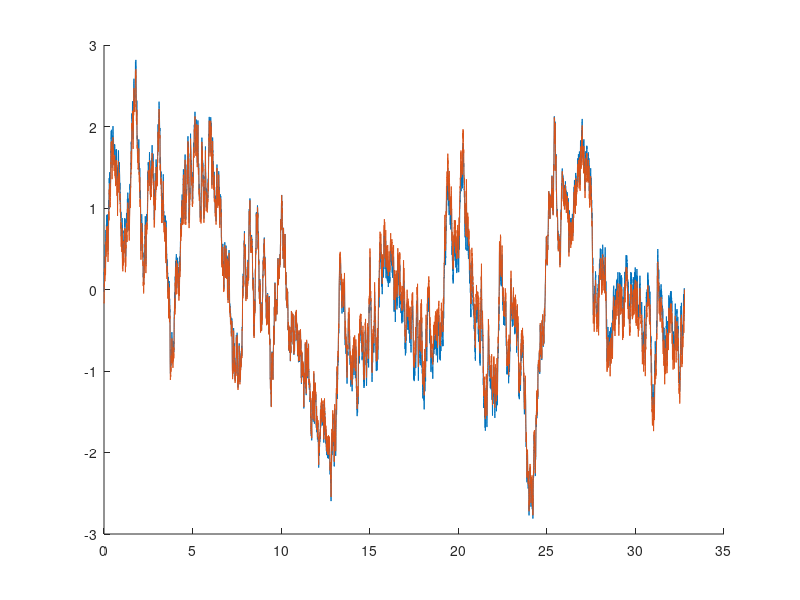

This chart was generated by the following MATLAB code: (Note: this script raises an error after producing the figure.)
clc
close all
clear all
% rng(1)
% This is a test about generating correlated noise with given correlation
% function gamma

%%
a = 1;
R = @(x) exp(-abs(x)*a);
S = @(w) 1/(2*pi)*2*a./(w.^2 + a^2);

wu = 636.6192;
N = 3321;
dw = wu/N;
wgrid = (0:dw:wu-dw)';

M = 16384;
assert(M > 2*N, 'M has to be larger than 2N')
dt = 0.002;
tgrid = 0:dt:M*dt;


%% plot
% wgrid_plot = linspace(-20, 20, 1000);
% L = 20;
% dt = 0.01;
% tgrid_plot = -L:dt:L;
% figure;
% subplot(121)
% plot(tgrid_plot, R(tgrid_plot));
% xlim([-5, 5])
% subplot(122)
% plot(wgrid_plot, S(wgrid_plot));
% % xlim([0, 20])



%%
phi_seq = rand(N, 1)*2*pi;

A_seq = zeros(N, 1);
for n = 2:N
    A_seq(n) = sqrt(2*S((n-1)*dw)*dw);
end




f = zeros(M+1, 1);
for m = 1:M
%     phi_seq = rand(N, 1)*2*pi;
    cos_seq = cos(wgrid*(m-1)*dt + phi_seq);
    f(m) = sqrt(2)*sum(A_seq.*cos_seq);
end
% 
% 
%%
A_seq_hat = zeros(N, 1);
for n = 2:N
    A_seq_hat(n) = sqrt(2*S(wgrid(n))*dw);
end
A_seq_hat(2) = sqrt((2*S(dw)+ 4/3*S(0))*dw);
A_seq_hat(3) = sqrt((2*S(2*dw)- 1/3*S(0))*dw);



f1 = zeros(M+1, 1);

% phi_seq = rand(N, 1)*2*pi;


for m = 1:M+1
%     phi_seq = rand(N, 1)*2*pi;
%     cos_seq = ;
    f1(m) = sqrt(2)*sum(A_seq_hat.*cos(wgrid*(m-1)*dt + phi_seq));
end


figure;hold on;
plot(tgrid, f1);
plot(tgrid, f);
%%
[acf1,lags1] = autocorr(f1, M);
[acf,lags] = autocorr(f, M);

figure;hold on;
% plot(lags, acf)
plot(tgrid, R(tgrid))
plot(tgrid, acf)
plot(tgrid, acf1)

legend('True', 'std', 'Better')
%


%%


% A_seq = zeros(M, 1);
% for n = 1:N
%     A_seq(n) = sqrt(2*S(wgrid(n))*dw);
% end
% 
% phi_seq = zeros(M, 1);
% phi_seq(1:N) = rand(N, 1)*2*pi;
% 
% B_seq = sqrt(2)*A_seq.*exp(1i*phi_seq);
% e_seq = exp(1i*(0:(M-1))*dw)';
% 
% dt = 0.002;
% tgrid = 0:dt:(M-1)*dt;
% f = zeros(M, 1);
% 
% for m = 1:M
%     phi_seq = zeros(M, 1);
%     phi_seq(1:N) = rand(N, 1)*2*pi;
%     
%     B_seq = sqrt(2)*A_seq.*exp(1i*phi_seq);
%     e_seq = exp(1i*(0:(M-1))*dw)';
%     f(m) = real(sum(B_seq.*(e_seq).^((m-1)*dt)));
% end
% 
% figure;
% plot(tgrid, f)



%
% %%
% L = 20;
% dt = 0.01;
% tgrid = -L:dt:L;
% N = length(tgrid);
%
%
% a = 1;
% f = @(x) exp(-abs(x)*a);
% % f = @(x) cos(10*x);
%
% X = f(tgrid);
% Y = fftshift(fft((X)));
%
%
% bd = 1/dt*2*pi;
% fgrid = (1:N)/N*bd - 0.5*bd;
%
%
% figure;
% subplot(121);
% plot(tgrid, X)
% subplot(122);
% plot(fgrid, abs(Y))
% xlim([-5, 5])


%%
% theta = randn


% %%
% dx = .1;
%  x = 0:dx:50;
% fs = 1/dx;
%    y = f(x);
%    Y = dx*fft(y); %Continous FT and DFT differ by scale dx
% X = -fs/2:fs/length(x):fs/2 - fs/length(x);
%
% Y = fftshift(Y);
% plot(X,real(Y));